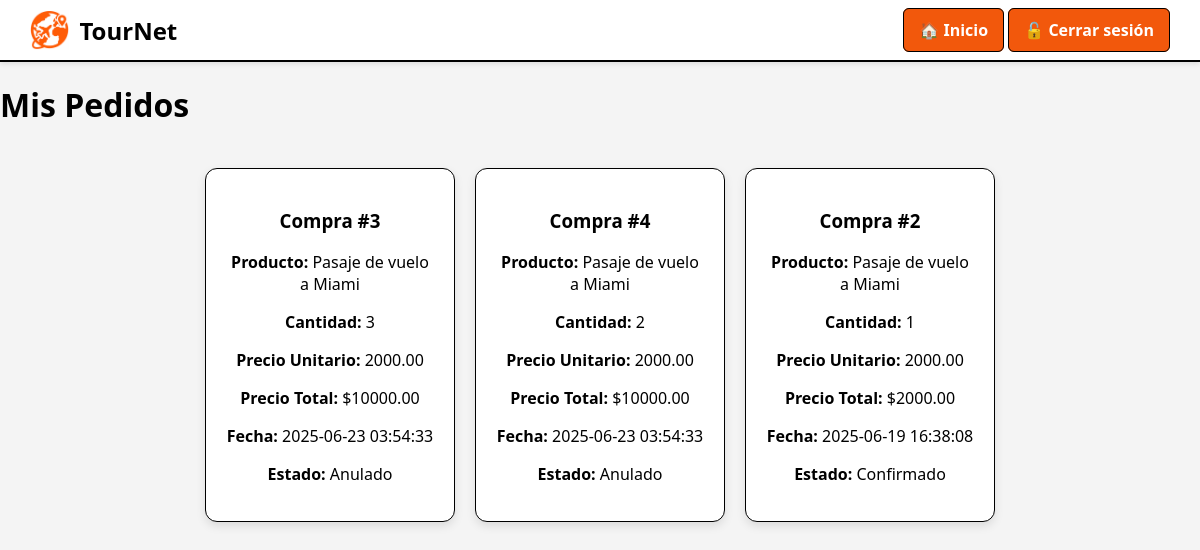
/Ver_Pedidos_Cliente.php (signed in), run on an earlier commit of the app's database.
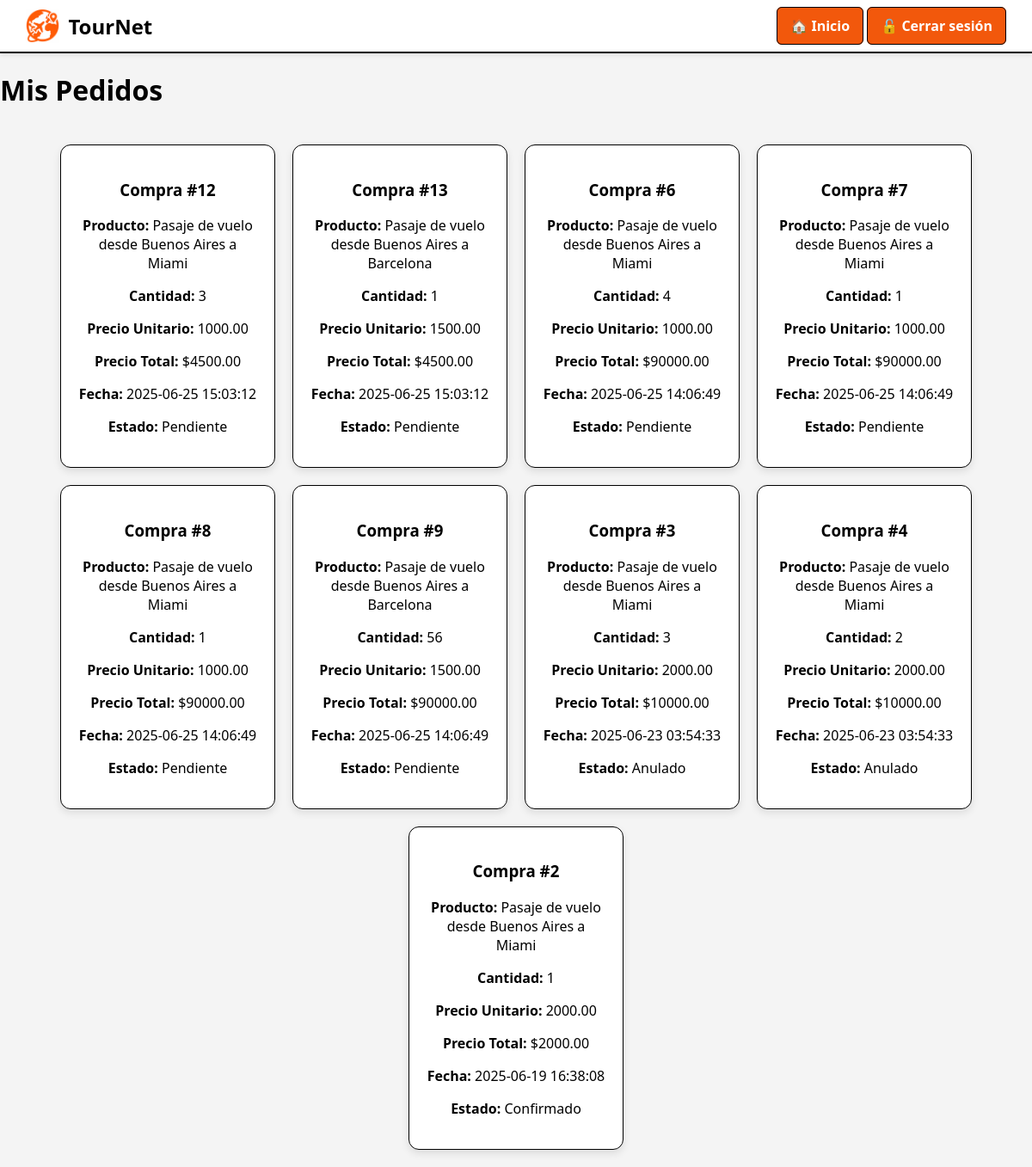
And on a later commit of the database.
### tables this page shows
CREATE TABLE `detalle_compras` (
  `id_detalle` int(11) NOT NULL,
  `id_compra` int(11) DEFAULT NULL,
  `id_producto` int(11) DEFAULT NULL,
  `cantidad` int(11) DEFAULT NULL,
  `precio_unitario` decimal(10,2) DEFAULT NULL
);

CREATE TABLE `productos` (
  `id_producto` int(11) NOT NULL,
  `tipo` enum('pasaje','estadía','alquiler_auto','paquete') NOT NULL,
  `nombre` varchar(100) NOT NULL,
  `descripcion` text DEFAULT NULL,
  `destino` varchar(100) DEFAULT NULL,
  `precio` decimal(10,2) NOT NULL,
  `duracion_dias` int(11) DEFAULT NULL,
  `fecha_disponible` date DEFAULT NULL,
  `stock_disponible` int(11) DEFAULT NULL,
  `imagen_url` varchar(255) DEFAULT NULL
);

CREATE TABLE `compras` (
  `id_compra` int(11) NOT NULL,
  `id_usuario` int(11) DEFAULT NULL,
  `fecha_compra` timestamp NOT NULL DEFAULT current_timestamp(),
  `total` decimal(10,2) DEFAULT NULL,
  `estado` enum('pendiente','confirmado','anulado','') NOT NULL DEFAULT 'pendiente'
);

### Ver_Pedidos_Cliente.php (the view, shortened to what this page needs)
<?php
include 'conexion.php';
$id_usuario = $_SESSION['id_usuario'];
$res = $conn->query("
    SELECT dc.id_detalle, p.descripcion, c.fecha_compra, dc.cantidad, dc.precio_unitario, c.total, c.estado
    FROM detalle_compras dc
    INNER JOIN compras c ON c.id_compra = dc.id_compra
    INNER JOIN productos p ON p.id_producto = dc.id_producto
    WHERE id_usuario = $id_usuario
    ORDER BY fecha_compra DESC
");
?>
<!DOCTYPE html>
<html lang="es">
<head>
  <link rel="stylesheet" href="estilos.css">
</head>
<body>
  <?php include 'header.php'; ?>
  <h1>Mis Pedidos</h1>
  <div class="panel-container">
    <?php while ($row = $res->fetch_assoc()): ?>
      <div class="panel-card">
        <h3>Compra #<?= $row['id_detalle'] ?></h3>
        <p><strong>Producto:</strong> <?= $row['descripcion'] ?></p>
        <p><strong>Cantidad:</strong> <?= $row['cantidad'] ?></p>
        <p><strong>Precio Unitario:</strong> <?= $row['precio_unitario'] ?></p>
        <p><strong>Precio Total:</strong> $<?= $row['total'] ?></p>
        <p><strong>Fecha:</strong> <?= $row['fecha_compra'] ?></p>
        <p><strong>Estado:</strong> <?= ucfirst($row['estado']) ?></p>
      </div>
    <?php endwhile; ?>
  </div>
</body>
</html>

### header.php
<?php
$archivo = basename($_SERVER['PHP_SELF']);
$es_index = $archivo === 'Index.php';
$es_panel = in_array($archivo, ['admin_panel.php', 'cliente_panel.php']);
?>
<header class="main-header">
  <div class="logo-nombre">
    <img src="logo.png" alt="Logo" class="logo">
    <span class="titulo">TourNet</span>
  </div>
  <?php if (!$es_index): ?>
  <div class="volver">
    <?php if (!$es_panel): ?>
      <?php if (isset($_SESSION['rol']) && $_SESSION['rol'] === 'admin'): ?>
        <a href="admin_panel.php" class="btn-volver">🏠 Inicio</a>
      <?php elseif (isset($_SESSION['rol']) && $_SESSION['rol'] === 'cliente'): ?>
        <a href="cliente_panel.php" class="btn-volver">🏠 Inicio</a>
      <?php endif; ?>
    <?php endif; ?>
    <a href="Cerrar_Sesion.php" class="btn-volver">🔓 Cerrar sesión</a>
  </div>
  <?php endif; ?>
</header>

### estilos.css (style rules this page uses)
* { box-sizing: border-box; }
body { font-family: 'Segoe UI', Tahoma, Geneva, Verdana, sans-serif; background: #f4f4f4; margin: 0; padding: 0; }
h1, h2, h3, p { color: #000000; }
.main-header { background: #ffffff; padding: 10px 30px; display: flex; justify-content: space-between; align-items: center; border-bottom: 2px solid #000000; box-shadow: 0 2px 5px rgba(0,0,0,0.1); }
.logo-nombre { display: flex; align-items: center; }
.logo { height: 40px; margin-right: 10px; }
.titulo { font-size: 24px; font-weight: bold; color: #000000; }
.btn-volver { background-color: #f2580c; color: #ffffff; padding: 10px 15px; text-decoration: none; border-radius: 6px; font-weight: bold; transition: background 0.3s; border: 1px solid #000000; }
.panel-container { display: flex; flex-wrap: wrap; justify-content: center; gap: 20px; padding: 20px; }
.panel-card { background-color: #ffffff; border: 1px solid #000000; padding: 20px; border-radius: 12px; width: 250px; box-shadow: 0 4px 10px rgba(0,0,0,0.1); font-size: 16px; text-align: center; }

What changed in the data, as far as the page shows it:
added detalle_compras: id_detalle "12", id_producto.descripcion "Pasaje de vuelo desde Buenos Aires a Miami", cantidad "3", precio_unitario "1000.00", id_compra.total "4500.00", id_compra.fecha_compra "2025-06-25 15:03:12", id_compra.estado "Pendiente"
added detalle_compras: id_detalle "13", id_producto.descripcion "Pasaje de vuelo desde Buenos Aires a Barcelona", cantidad "1", precio_unitario "1500.00", id_compra.total "4500.00", id_compra.fecha_compra "2025-06-25 15:03:12", id_compra.estado "Pendiente"
added detalle_compras: id_detalle "6", id_producto.descripcion "Pasaje de vuelo desde Buenos Aires a Miami", cantidad "4", precio_unitario "1000.00", id_compra.total "90000.00", id_compra.fecha_compra "2025-06-25 14:06:49", id_compra.estado "Pendiente"
added detalle_compras: id_detalle "7", id_producto.descripcion "Pasaje de vuelo desde Buenos Aires a Miami", cantidad "1", precio_unitario "1000.00", id_compra.total "90000.00", id_compra.fecha_compra "2025-06-25 14:06:49", id_compra.estado "Pendiente"
added detalle_compras: id_detalle "8", id_producto.descripcion "Pasaje de vuelo desde Buenos Aires a Miami", cantidad "1", precio_unitario "1000.00", id_compra.total "90000.00", id_compra.fecha_compra "2025-06-25 14:06:49", id_compra.estado "Pendiente"
added detalle_compras: id_detalle "9", id_producto.descripcion "Pasaje de vuelo desde Buenos Aires a Barcelona", cantidad "56", precio_unitario "1500.00", id_compra.total "90000.00", id_compra.fecha_compra "2025-06-25 14:06:49", id_compra.estado "Pendiente"
changed through a linked row, detalle_compras id 3: id_producto.descripcion "Pasaje de vuelo a Miami" → "Pasaje de vuelo desde Buenos Aires a Miami"
changed through a linked row, detalle_compras id 4: id_producto.descripcion "Pasaje de vuelo a Miami" → "Pasaje de vuelo desde Buenos Aires a Miami"
changed through a linked row, detalle_compras "Confirmado": id_producto.descripcion "Pasaje de vuelo a Miami" → "Pasaje de vuelo desde Buenos Aires a Miami"
